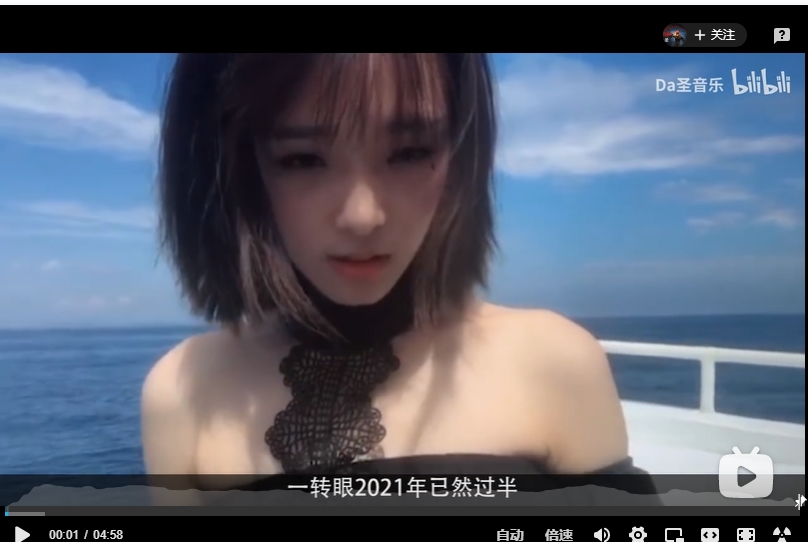
#> input picture test.jpg, 808 x 542 px
$ python stand-lib.py
#> lines starting #> are read from the running program, lines starting #| are printed output that depends on the picture
from random import randint, choice
print(randint(1,10))

players = ['nv','ad','nw','st']
random_pick = choice(players)
print(random_pick)

from PIL import Image, ImageFilter

im= Image.open('test.jpg')
#> im is the input picture: PIL image 808x542 RGB; mean R, G, B 90.7, 98.2, 113.8
im2=im.filter(ImageFilter.BLUR)
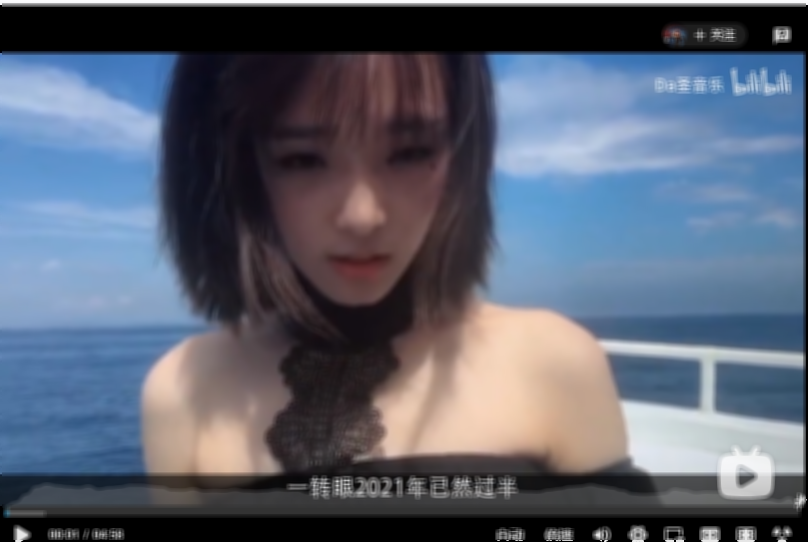
#> im2: PIL image 808x542 RGB; mean R, G, B 90.7, 98.2, 113.8
im2.save('blur.jpg','jpeg')
